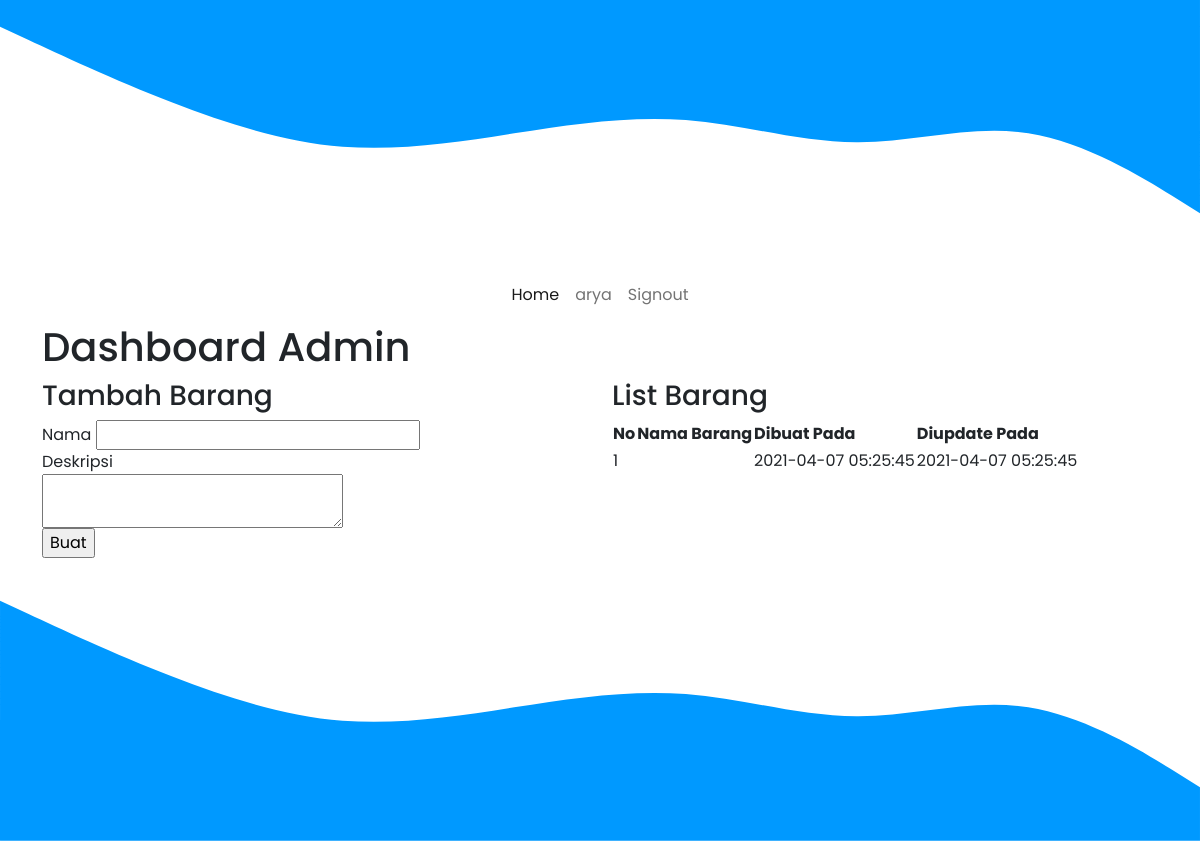
Page /lsp9/user.php (signed in) on the committed database.
### tables this page shows
CREATE TABLE `user` (
  `id` int(11) NOT NULL,
  `username` varchar(100) NOT NULL,
  `nama` varchar(100) NOT NULL,
  `password` varchar(100) NOT NULL,
  `status` enum('Active','Banned') NOT NULL,
  `role` int(11) NOT NULL,
  `created_at` timestamp NOT NULL DEFAULT CURRENT_TIMESTAMP,
  `updated_at` timestamp NOT NULL DEFAULT CURRENT_TIMESTAMP
);

CREATE TABLE `barang` (
  `id` int(11) NOT NULL,
  `nama` varchar(100) NOT NULL,
  `deskripsi` varchar(100) NOT NULL,
  `cover` varchar(100) DEFAULT NULL,
  `user_id` int(11) NOT NULL,
  `created_at` timestamp NOT NULL DEFAULT CURRENT_TIMESTAMP,
  `updated_at` timestamp NOT NULL DEFAULT CURRENT_TIMESTAMP
);

### lsp9/template/session.php (called while the page is built, shortened)
<?php
    require 'koneksi.php';
    if(isset($_SESSION['username'])){
        $stmt = $conn->prepare('SELECT * FROM user WHERE username=:username');
        $stmt->bindValue(':username', $_SESSION['username']);
        $stmt->execute();
        $user = $stmt->fetch(PDO::FETCH_OBJ);
    }else{
        $user = null;
    }
?>

### lsp9/user.php (the view, shortened to what this page needs)
<?php include 'template/session.php' ?>
<?php
if (empty($user) || $user->role == 1) {
  header("Location:index.php");
} else {
?>
  <?php include 'template/navbar.php' ?>
  <div class="container">
    <div class="row">
      <h1>Dashboard Admin</h1>
    </div>
    <div class="row">
      <div class="col">
        <h3>Tambah Barang</h3>
        <form action="process/barang/insert.php" method="post">
          <div>
            <label for="nama">Nama</label>
            <input type="text" id="nama" name="nama">
          </div>
          <div>
            <div><label for="deskripsi">Deskripsi</label></div>
            <textarea type="text" id="deskripsi" name="deskripsi"></textarea>
          </div>
          <div>
            <input type="submit" value="Buat">
          </div>
        </form>
      </div>
      <div class="col">
        <h3>List Barang</h3>
        <table>
          <tr>
            <th>No</th>
            <th>Nama Barang</th>
            <th>Dibuat Pada</th>
            <th>Diupdate Pada</th>
          </tr>
          <?php
          $no = 1;
          $stmt = $conn->prepare("SELECT * FROM barang WHERE user_id='$user->id'");
          $stmt->execute();
          while ($barang = $stmt->fetch(PDO::FETCH_OBJ)) {
          ?>
            <tr>
              <td><?php echo $no ?></td>
              <td><?php echo $barang->nama_barang ?></td>
              <td><?php echo $barang->created_at ?></td>
              <td><?php echo $barang->updated_at ?></td>
            </tr>
          <?php $no++;
          } ?>
        </table>
      </div>
    </div>
  </div>
<?php } ?>

### lsp9/template/navbar.php (shortened to what this page needs)
<nav class="navbar navbar-expand-lg navbar-light">
  <div class="container-fluid">
    <div class="collapse navbar-collapse" id="navbarNavAltMarkup">
      <div class="navbar-nav ms-auto me-auto">
        <a class="nav-link active" aria-current="page" href="index.php">Home</a>
        <?php if ($user) { ?>
          <a class="nav-link" href="
          <?php
          if ($user->role == 1) {
            echo 'admin.php';
          } else {
            echo 'user.php';
          }
          ?>
          "><?php echo $user->nama ?></a>
          <a class="nav-link" href="process/signout.php">Signout</a>
        <?php } else { ?>
          <a class="nav-link" href="login.php">Login</a>
          <a class="nav-link" href="register.php">Register</a>
        <?php } ?>
      </div>
    </div>
  </div>
</nav>

### lsp9/assets/css/home.css (style rules this page uses)
html, body { font-family: 'Poppins', sans-serif; }

### rows in the picture
user: nama "arya"
barang: created_at "2021-04-07 05:25:45", updated_at "2021-04-07 05:25:45"
